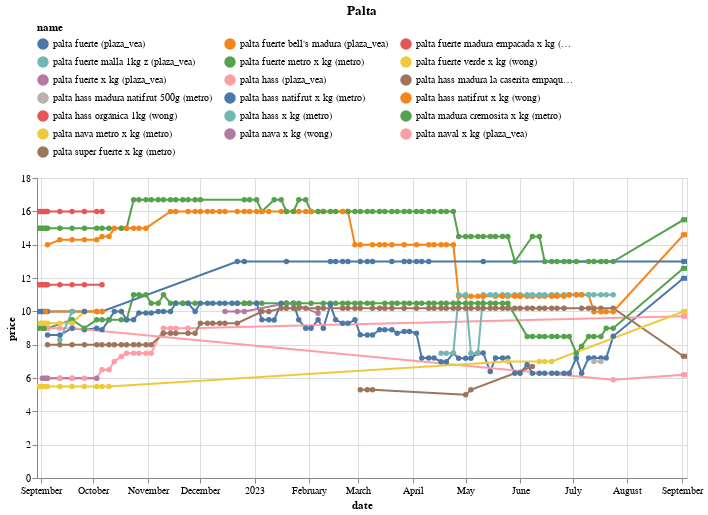

This figure's notebook cell:
### Code cell
(df
 .loc[df.name.isin(names)]
 .pipe(alt.Chart)
 .mark_line(point=True)
 .encode(x='date', y='price', color='name', tooltip=['name','price'])
 .properties(width=650, title='Palta')
 .interactive()
 .configure_legend(orient='top', columns=3)
)

### Figure 1 — Vega-Lite specification as saved in the notebook (floating-point values rounded to 4 significant figures; data arrays with more than 128 entries replaced by an {"elided": "..."} marker saying what was removed)
{"config": {"view": {"continuousWidth": 300, "continuousHeight": 300}, "legend": {"columns": 3, "orient": "top"}}, "data": {"name": "data-156b6fb2ad8b904b3f3fe58f1daedaa4"}, "mark": {"type": "line", "point": true}, "encoding": {"color": {"field": "name", "type": "nominal"}, "tooltip": [{"field": "name", "type": "nominal"}, {"field": "price", "type": "quantitative"}], "x": {"field": "date", "type": "temporal"}, "y": {"field": "price", "type": "quantitative"}}, "params": [{"name": "param_14", "select": {"type": "interval", "encodings": ["x", "y"]}, "bind": "scales"}], "title": "Palta", "width": 650, "$schema": "https://vega.github.io/schema/vega-lite/v5.14.1.json", "datasets": {"data-156b6fb2ad8b904b3f3fe58f1daedaa4": {"elided": "572 records"}}}
